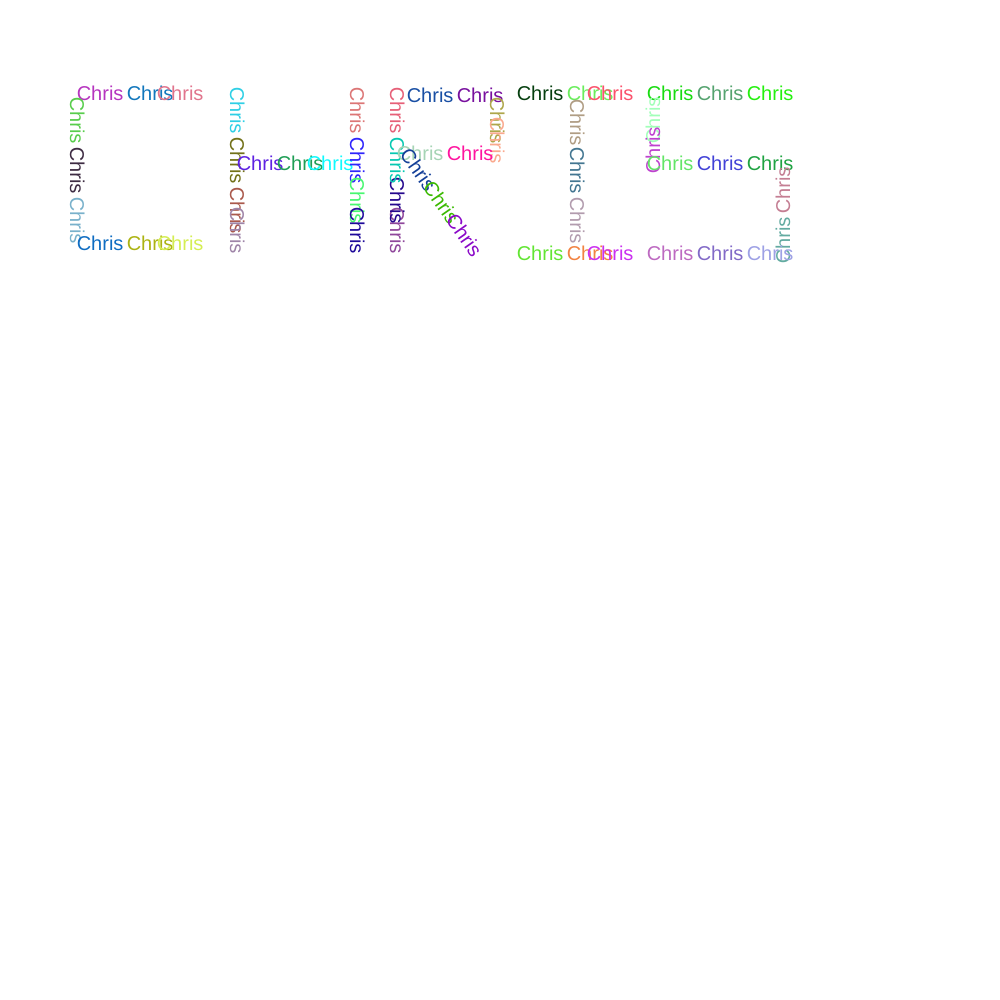
Frame 1 (no input)
Frame 60 (no input): identical to frame 1, image omitted
Frame 120 (the mouse pressed at the canvas centre since frame 60): identical to frame 1, image omitted

The p5.js sketch that drew this single still picture (run headless with seeded random() and noise() and a simulated clock; from frame 60 on, the mouse is pressed at the canvas centre):

// p5.js sketch
// ── sketch.js
var _0x1e90=["\x43\x68\x72\x69\x73"];var name=_0x1e90[0];function setup(){createCanvas(1000,1000);textAlign(CENTER);textSize(20);fill(random(255),random(255),random(255));text(name,100,100);fill(random(255),random(255),random(255));translate(70,120);angleMode(DEGREES);rotate(90);text(name,0,0);fill(random(255),random(255),random(255));text(name,50,0);fill(random(255),random(255),random(255));text(name,100,0);fill(random(255),random(255),random(255));angleMode(DEGREES);rotate(270);text(name,30,130);fill(random(255),random(255),random(255));text(name,80,130);fill(random(255),random(255),random(255));text(name,110,130);fill(random(255),random(255),random(255));text(name,80,-20);fill(random(255),random(255),random(255));text(name,110,-20);fill(random(255),random(255),random(255));angleMode(DEGREES);rotate(90);text(name,-10,-160);fill(random(255),random(255),random(255));text(name,40,-160);fill(random(255),random(255),random(255));text(name,90,-160);fill(random(255),random(255),random(255));text(name,110,-160);fill(random(255),random(255),random(255));angleMode(DEGREES);rotate(270);text(name,190,50);fill(random(255),random(255),random(255));text(name,230,50);fill(random(255),random(255),random(255));text(name,260,50);fill(random(255),random(255),random(255));angleMode(DEGREES);rotate(90);text(name,-10,-280);fill(random(255),random(255),random(255));text(name,40,-280);fill(random(255),random(255),random(255));text(name,80,-280);fill(random(255),random(255),random(255));text(name,110,-280);fill(random(255),random(255),random(255));text(name,110,-320);fill(random(255),random(255),random(255));text(name,80,-320);fill(random(255),random(255),random(255));text(name,40,-320);fill(random(255),random(255),random(255));text(name,-10,-320);fill(random(255),random(255),random(255));angleMode(DEGREES);rotate(270);text(name,360,-18);fill(random(255),random(255),random(255));text(name,410,-18);fill(random(255),random(255),random(255));angleMode(DEGREES);rotate(90);text(name,0,-420);fill(random(255),random(255),random(255));text(name,20,-420);fill(random(255),random(255),random(255));angleMode(DEGREES);rotate(270);text(name,400,40);fill(random(255),random(255),random(255));text(name,350,40);fill(random(255),random(255),random(255));angleMode(DEGREES);rotate(55);text(name,240,-250);fill(random(255),random(255),random(255));text(name,280,-250);fill(random(255),random(255),random(255));text(name,320,-250);fill(random(255),random(255),random(255));angleMode(DEGREES);rotate(-55);text(name,470,-20);fill(random(255),random(255),random(255));text(name,520,-20);fill(random(255),random(255),random(255));text(name,540,-20);fill(random(255),random(255),random(255));angleMode(DEGREES);rotate(90);text(name,2,-500);fill(random(255),random(255),random(255));text(name,50,-500);fill(random(255),random(255),random(255));text(name,100,-500);fill(random(255),random(255),random(255));angleMode(DEGREES);rotate(-90);text(name,470,140);fill(random(255),random(255),random(255));text(name,520,140);fill(random(255),random(255),random(255));text(name,540,140);fill(random(255),random(255),random(255));text(name,600,-20);fill(random(255),random(255),random(255));text(name,650,-20);fill(random(255),random(255),random(255));text(name,700,-20);fill(random(255),random(255),random(255));angleMode(DEGREES);rotate(-90);text(name,0,590);fill(random(255),random(255),random(255));text(name,-30,590);fill(random(255),random(255),random(255));angleMode(DEGREES);rotate(90);text(name,600,50);fill(random(255),random(255),random(255));text(name,650,50);fill(random(255),random(255),random(255));text(name,700,50);fill(random(255),random(255),random(255));angleMode(DEGREES);rotate(-90);text(name,-70,720);fill(random(255),random(255),random(255));text(name,-120,720);fill(random(255),random(255),random(255));angleMode(DEGREES);rotate(90);text(name,600,140);fill(random(255),random(255),random(255));text(name,650,140);fill(random(255),random(255),random(255));text(name,700,140)}function draw(){}
